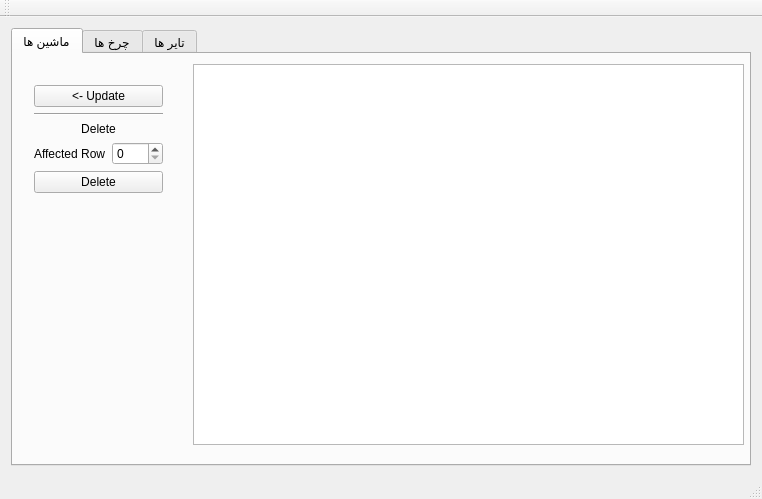
<?xml version="1.0" encoding="UTF-8"?>
<ui version="4.0">
 <class>MainWindow</class>
 <widget class="QMainWindow" name="MainWindow">
  <property name="geometry">
   <rect>
    <x>0</x>
    <y>0</y>
    <width>762</width>
    <height>499</height>
   </rect>
  </property>
  <property name="windowTitle">
   <string>MainWindow</string>
  </property>
  <property name="tabShape">
   <enum>QTabWidget::Triangular</enum>
  </property>
  <widget class="QWidget" name="centralWidget">
   <layout class="QHBoxLayout" name="horizontalLayout">
    <item>
     <widget class="QTabWidget" name="tabWidget">
      <property name="currentIndex">
       <number>0</number>
      </property>
      <widget class="QWidget" name="tab">
       <attribute name="title">
        <string>ماشین ها</string>
       </attribute>
       <widget class="QTableView" name="carsTable">
        <property name="geometry">
         <rect>
          <x>180</x>
          <y>10</y>
          <width>551</width>
          <height>381</height>
         </rect>
        </property>
        <property name="selectionBehavior">
         <enum>QAbstractItemView::SelectItems</enum>
        </property>
       </widget>
       <widget class="QStackedWidget" name="stackedWidgetCar">
        <property name="geometry">
         <rect>
          <x>10</x>
          <y>20</y>
          <width>151</width>
          <height>361</height>
         </rect>
        </property>
        <property name="currentIndex">
         <number>2</number>
        </property>
        <widget class="QWidget" name="page_5">
         <layout class="QVBoxLayout" name="verticalLayout">
          <item>
           <widget class="QPushButton" name="ToUpdateCare">
            <property name="text">
             <string>Updatae -&gt; </string>
            </property>
           </widget>
          </item>
          <item>
           <widget class="Line" name="line_3">
            <property name="orientation">
             <enum>Qt::Horizontal</enum>
            </property>
           </widget>
          </item>
          <item>
           <widget class="QLabel" name="label_25">
            <property name="text">
             <string>INSERT</string>
            </property>
            <property name="alignment">
             <set>Qt::AlignCenter</set>
            </property>
           </widget>
          </item>
          <item>
           <layout class="QHBoxLayout" name="horizontalLayout_4">
            <item>
             <widget class="QLabel" name="label">
              <property name="text">
               <string>Brand</string>
              </property>
             </widget>
            </item>
            <item>
             <widget class="QLineEdit" name="BrandFieldCar"/>
            </item>
           </layout>
          </item>
          <item>
           <layout class="QHBoxLayout" name="horizontalLayout_5">
            <item>
             <widget class="QLabel" name="label_2">
              <property name="text">
               <string>Model</string>
              </property>
             </widget>
            </item>
            <item>
             <widget class="QLineEdit" name="ModelFieldCar"/>
            </item>
           </layout>
          </item>
          <item>
           <layout class="QHBoxLayout" name="horizontalLayout_6">
            <item>
             <widget class="QLabel" name="label_3">
              <property name="text">
               <string>Year</string>
              </property>
             </widget>
            </item>
            <item>
             <widget class="QSpinBox" name="yearFiledCar">
              <property name="minimum">
               <number>1950</number>
              </property>
              <property name="maximum">
               <number>2020</number>
              </property>
              <property name="value">
               <number>1950</number>
              </property>
             </widget>
            </item>
           </layout>
          </item>
          <item>
           <widget class="QPushButton" name="InsertCar">
            <property name="text">
             <string>Insert</string>
            </property>
           </widget>
          </item>
          <item>
           <widget class="Line" name="line">
            <property name="orientation">
             <enum>Qt::Horizontal</enum>
            </property>
           </widget>
          </item>
          <item>
           <spacer name="verticalSpacer">
            <property name="orientation">
             <enum>Qt::Vertical</enum>
            </property>
            <property name="sizeHint" stdset="0">
             <size>
              <width>20</width>
              <height>40</height>
             </size>
            </property>
           </spacer>
          </item>
         </layout>
        </widget>
        <widget class="QWidget" name="page_6">
         <layout class="QVBoxLayout" name="verticalLayout_2">
          <item>
           <layout class="QHBoxLayout" name="horizontalLayout_26">
            <item>
             <widget class="QPushButton" name="toInsertCar">
              <property name="text">
               <string>&lt;- Insert</string>
              </property>
             </widget>
            </item>
            <item>
             <widget class="QPushButton" name="ToDeleteCar">
              <property name="text">
               <string>Delete -&gt;</string>
              </property>
             </widget>
            </item>
           </layout>
          </item>
          <item>
           <widget class="Line" name="line_5">
            <property name="orientation">
             <enum>Qt::Horizontal</enum>
            </property>
           </widget>
          </item>
          <item>
           <layout class="QHBoxLayout" name="horizontalLayout_29">
            <item>
             <widget class="QLabel" name="label_27">
              <property name="text">
               <string>Affected Row</string>
              </property>
             </widget>
            </item>
            <item>
             <widget class="QSpinBox" name="AffectedRowUpdateCar"/>
            </item>
           </layout>
          </item>
          <item>
           <widget class="Line" name="line_6">
            <property name="orientation">
             <enum>Qt::Horizontal</enum>
            </property>
           </widget>
          </item>
          <item>
           <widget class="QLabel" name="label_29">
            <property name="text">
             <string>UPDATE</string>
            </property>
            <property name="alignment">
             <set>Qt::AlignCenter</set>
            </property>
           </widget>
          </item>
          <item>
           <layout class="QHBoxLayout" name="horizontalLayout_27">
            <item>
             <widget class="QLabel" name="label_26">
              <property name="text">
               <string>Brand</string>
              </property>
             </widget>
            </item>
            <item>
             <widget class="QLineEdit" name="BrandFieldCar_Update"/>
            </item>
           </layout>
          </item>
          <item>
           <layout class="QHBoxLayout" name="horizontalLayout_28">
            <item>
             <widget class="QLabel" name="label_28">
              <property name="text">
               <string>Model</string>
              </property>
             </widget>
            </item>
            <item>
             <widget class="QLineEdit" name="ModelFieldCar_Update"/>
            </item>
           </layout>
          </item>
          <item>
           <layout class="QHBoxLayout" name="horizontalLayout_30">
            <item>
             <widget class="QLabel" name="label_30">
              <property name="text">
               <string>Year</string>
              </property>
             </widget>
            </item>
            <item>
             <widget class="QSpinBox" name="yearFiledCar_Update">
              <property name="minimum">
               <number>1950</number>
              </property>
              <property name="maximum">
               <number>2020</number>
              </property>
              <property name="value">
               <number>1950</number>
              </property>
             </widget>
            </item>
           </layout>
          </item>
          <item>
           <widget class="QPushButton" name="UpdateCar">
            <property name="text">
             <string>Update</string>
            </property>
           </widget>
          </item>
          <item>
           <widget class="Line" name="line_4">
            <property name="orientation">
             <enum>Qt::Horizontal</enum>
            </property>
           </widget>
          </item>
          <item>
           <spacer name="verticalSpacer_2">
            <property name="orientation">
             <enum>Qt::Vertical</enum>
            </property>
            <property name="sizeHint" stdset="0">
             <size>
              <width>20</width>
              <height>122</height>
             </size>
            </property>
           </spacer>
          </item>
         </layout>
        </widget>
        <widget class="QWidget" name="page_7">
         <layout class="QVBoxLayout" name="verticalLayout_3">
          <item>
           <widget class="QPushButton" name="pushButton">
            <property name="text">
             <string>&lt;- Update</string>
            </property>
           </widget>
          </item>
          <item>
           <widget class="Line" name="line_7">
            <property name="orientation">
             <enum>Qt::Horizontal</enum>
            </property>
           </widget>
          </item>
          <item>
           <widget class="QLabel" name="label_31">
            <property name="text">
             <string>Delete</string>
            </property>
            <property name="alignment">
             <set>Qt::AlignCenter</set>
            </property>
           </widget>
          </item>
          <item>
           <layout class="QHBoxLayout" name="horizontalLayout_31">
            <item>
             <widget class="QLabel" name="label_32">
              <property name="text">
               <string>Affected Row</string>
              </property>
             </widget>
            </item>
            <item>
             <widget class="QSpinBox" name="AffectedRowDeleteCar"/>
            </item>
           </layout>
          </item>
          <item>
           <widget class="QPushButton" name="DeleteCar">
            <property name="text">
             <string>Delete</string>
            </property>
           </widget>
          </item>
          <item>
           <spacer name="verticalSpacer_3">
            <property name="orientation">
             <enum>Qt::Vertical</enum>
            </property>
            <property name="sizeHint" stdset="0">
             <size>
              <width>20</width>
              <height>40</height>
             </size>
            </property>
           </spacer>
          </item>
         </layout>
        </widget>
       </widget>
      </widget>
      <widget class="QWidget" name="tab_2">
       <attribute name="title">
        <string>چرخ ها</string>
       </attribute>
       <widget class="QTableView" name="wheelsTable">
        <property name="geometry">
         <rect>
          <x>175</x>
          <y>10</y>
          <width>551</width>
          <height>381</height>
         </rect>
        </property>
       </widget>
       <widget class="QPushButton" name="InsertWheel">
        <property name="geometry">
         <rect>
          <x>10</x>
          <y>290</y>
          <width>151</width>
          <height>23</height>
         </rect>
        </property>
        <property name="text">
         <string>Insert</string>
        </property>
       </widget>
       <widget class="QWidget" name="layoutWidget">
        <property name="geometry">
         <rect>
          <x>10</x>
          <y>50</y>
          <width>151</width>
          <height>22</height>
         </rect>
        </property>
        <layout class="QHBoxLayout" name="horizontalLayout_7">
         <item>
          <widget class="QLabel" name="label_5">
           <property name="text">
            <string>Country</string>
           </property>
          </widget>
         </item>
         <item>
          <widget class="QLineEdit" name="CountryFieldWheel"/>
         </item>
        </layout>
       </widget>
       <widget class="QWidget" name="layoutWidget_2">
        <property name="geometry">
         <rect>
          <x>10</x>
          <y>80</y>
          <width>151</width>
          <height>22</height>
         </rect>
        </property>
        <layout class="QHBoxLayout" name="horizontalLayout_8">
         <item>
          <widget class="QLabel" name="label_6">
           <property name="text">
            <string>Model</string>
           </property>
          </widget>
         </item>
         <item>
          <widget class="QLineEdit" name="ModelFieldWheel"/>
         </item>
        </layout>
       </widget>
       <widget class="QWidget" name="layoutWidget_3">
        <property name="geometry">
         <rect>
          <x>10</x>
          <y>110</y>
          <width>151</width>
          <height>22</height>
         </rect>
        </property>
        <layout class="QHBoxLayout" name="horizontalLayout_9">
         <item>
          <widget class="QLabel" name="label_7">
           <property name="text">
            <string>Brand</string>
           </property>
          </widget>
         </item>
         <item>
          <widget class="QLineEdit" name="BrandFieldWheel"/>
         </item>
        </layout>
       </widget>
       <widget class="QWidget" name="layoutWidget_4">
        <property name="geometry">
         <rect>
          <x>10</x>
          <y>140</y>
          <width>151</width>
          <height>22</height>
         </rect>
        </property>
        <layout class="QHBoxLayout" name="horizontalLayout_10">
         <item>
          <widget class="QLabel" name="label_8">
           <property name="text">
            <string>Price</string>
           </property>
          </widget>
         </item>
         <item>
          <widget class="QSpinBox" name="PriceFieldWheel">
           <property name="maximum">
            <number>1000000000</number>
           </property>
          </widget>
         </item>
        </layout>
       </widget>
       <widget class="QWidget" name="layoutWidget_5">
        <property name="geometry">
         <rect>
          <x>10</x>
          <y>170</y>
          <width>151</width>
          <height>22</height>
         </rect>
        </property>
        <layout class="QHBoxLayout" name="horizontalLayout_11">
         <item>
          <widget class="QLabel" name="label_9">
           <property name="text">
            <string>StudCount</string>
           </property>
          </widget>
         </item>
         <item>
          <widget class="QSpinBox" name="studCountFiledWheel">
           <property name="maximum">
            <number>1000000</number>
           </property>
          </widget>
         </item>
        </layout>
       </widget>
       <widget class="QWidget" name="layoutWidget">
        <property name="geometry">
         <rect>
          <x>10</x>
          <y>20</y>
          <width>151</width>
          <height>22</height>
         </rect>
        </property>
        <layout class="QHBoxLayout" name="horizontalLayout_2">
         <item>
          <widget class="QLabel" name="label_4">
           <property name="text">
            <string>Name</string>
           </property>
          </widget>
         </item>
         <item>
          <widget class="QLineEdit" name="NameFieldWheel"/>
         </item>
        </layout>
       </widget>
       <widget class="QWidget" name="layoutWidget">
        <property name="geometry">
         <rect>
          <x>10</x>
          <y>200</y>
          <width>153</width>
          <height>22</height>
         </rect>
        </property>
        <layout class="QHBoxLayout" name="horizontalLayout_12">
         <item>
          <widget class="QLabel" name="label_10">
           <property name="text">
            <string>PitchCircleDiametre</string>
           </property>
          </widget>
         </item>
         <item>
          <widget class="QDoubleSpinBox" name="PitchCircleDiametreFiledWheel"/>
         </item>
        </layout>
       </widget>
       <widget class="QWidget" name="layoutWidget">
        <property name="geometry">
         <rect>
          <x>10</x>
          <y>230</y>
          <width>151</width>
          <height>22</height>
         </rect>
        </property>
        <layout class="QHBoxLayout" name="horizontalLayout_13">
         <item>
          <widget class="QLabel" name="label_11">
           <property name="text">
            <string>RimWidth</string>
           </property>
          </widget>
         </item>
         <item>
          <widget class="QDoubleSpinBox" name="rimWidthFiledWheel"/>
         </item>
        </layout>
       </widget>
       <widget class="QWidget" name="layoutWidget">
        <property name="geometry">
         <rect>
          <x>10</x>
          <y>260</y>
          <width>151</width>
          <height>22</height>
         </rect>
        </property>
        <layout class="QHBoxLayout" name="horizontalLayout_14">
         <item>
          <widget class="QLabel" name="label_12">
           <property name="text">
            <string>RimSize</string>
           </property>
          </widget>
         </item>
         <item>
          <widget class="QDoubleSpinBox" name="rimSizeFiledWheel"/>
         </item>
        </layout>
       </widget>
      </widget>
      <widget class="QWidget" name="tab_3">
       <attribute name="title">
        <string>تایر ها</string>
       </attribute>
       <widget class="QTableView" name="tiresTable">
        <property name="geometry">
         <rect>
          <x>175</x>
          <y>10</y>
          <width>551</width>
          <height>321</height>
         </rect>
        </property>
       </widget>
      </widget>
     </widget>
    </item>
   </layout>
  </widget>
  <widget class="QMenuBar" name="menuBar">
   <property name="geometry">
    <rect>
     <x>0</x>
     <y>0</y>
     <width>762</width>
     <height>21</height>
    </rect>
   </property>
  </widget>
  <widget class="QToolBar" name="mainToolBar">
   <attribute name="toolBarArea">
    <enum>TopToolBarArea</enum>
   </attribute>
   <attribute name="toolBarBreak">
    <bool>false</bool>
   </attribute>
  </widget>
  <widget class="QStatusBar" name="statusBar"/>
 </widget>
 <layoutdefault spacing="6" margin="11"/>
 <resources/>
 <connections/>
</ui>
